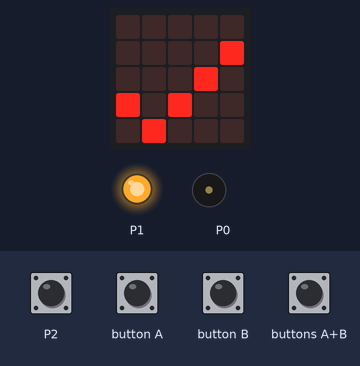
A program run on a simulated BBC micro:bit (MakeCode). Parts: the board's 5×5 LED display, output pins drawn as LEDs (lit = HIGH), buzzer (waves = sounding). The test bench sets the inputs (shaded band); at power-on: P2 LOW. Pins used as bus, display or sensor lines are not drawn.

Above: at 2.77 s.
2.8 s: button A pressed for 0.15 s
At 4.2 s:
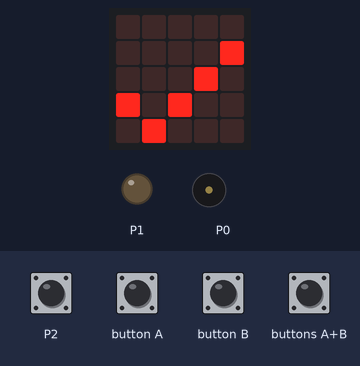
At 5.8 s:
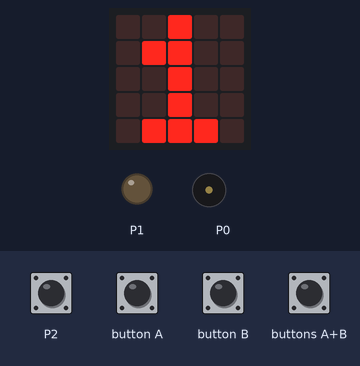
5.9 s: button B pressed for 0.15 s
At 8.6 s:
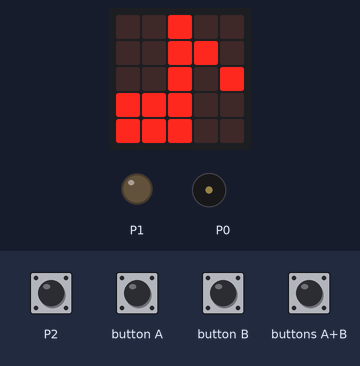
9.0 s: P2 pulled HIGH for 0.15 s
Timing chart, 0 to 21.1 s (numbered marks = the images above; inputs shaded):
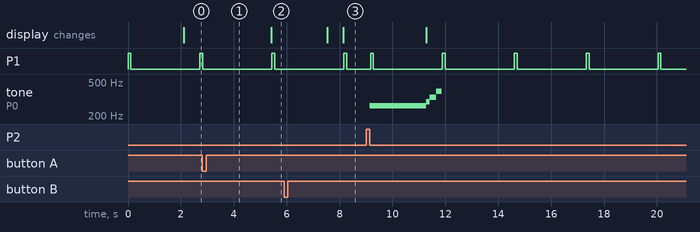

The program:

main.ts
```typescript
input.onButtonPressed(Button.A, function () {
    초 += 1
    basic.showNumber(초)
})
function 타이머정지 () {
    basic.showIcon(IconNames.Yes)
    music.stopAllSounds()
    pins.digitalWritePin(DigitalPin.P0, 0)
    초 = 0
}
input.onButtonPressed(Button.AB, function () {
    타이머정지()
})
input.onButtonPressed(Button.B, function () {
    countdown = 초
    for (let index = 0; index < 초; index++) {
        basic.showNumber(countdown)
        basic.pause(1000)
        countdown = countdown - 1
    }
    basic.showIcon(IconNames.EigthNote)
    music.startMelody(music.builtInMelody(Melodies.Ringtone), MelodyOptions.Forever)
    pins.digitalWritePin(DigitalPin.P0, 1)
})
let 거리 = 0
let countdown = 0
let 초 = 0
초 = 0
countdown = 0
// 초음파센서 이용해서 타이머 정지시키기
basic.forever(function () {
    pins.digitalWritePin(DigitalPin.P1, 1)
    basic.pause(100)
    pins.digitalWritePin(DigitalPin.P1, 0)
    거리 = pins.pulseIn(DigitalPin.P2, PulseValue.High) / 40
    if (거리 <= 50) {
        타이머정지()
    }
})
```

test.ts
```typescript
// 테스트는 여기로 이동합니다; 이 패키지가 확장으로 사용될 때 컴파일되지 않을 것 입니다.
```

Measured:
- after the input at 2.8 s, the display: changes after 2.6 s (image 2)
- after the input at 5.9 s, the display: first differs from a run without the input after 2.2 s (image 3)
- by itself, P1: alternates HIGH for 0.10 s and LOW for 2.6 s
- by itself, tone on P0: plays 262 Hz for 2.1 s, 294 Hz for 0.13 s, 330 Hz for 0.26 s, 392 Hz for 0.21 s
